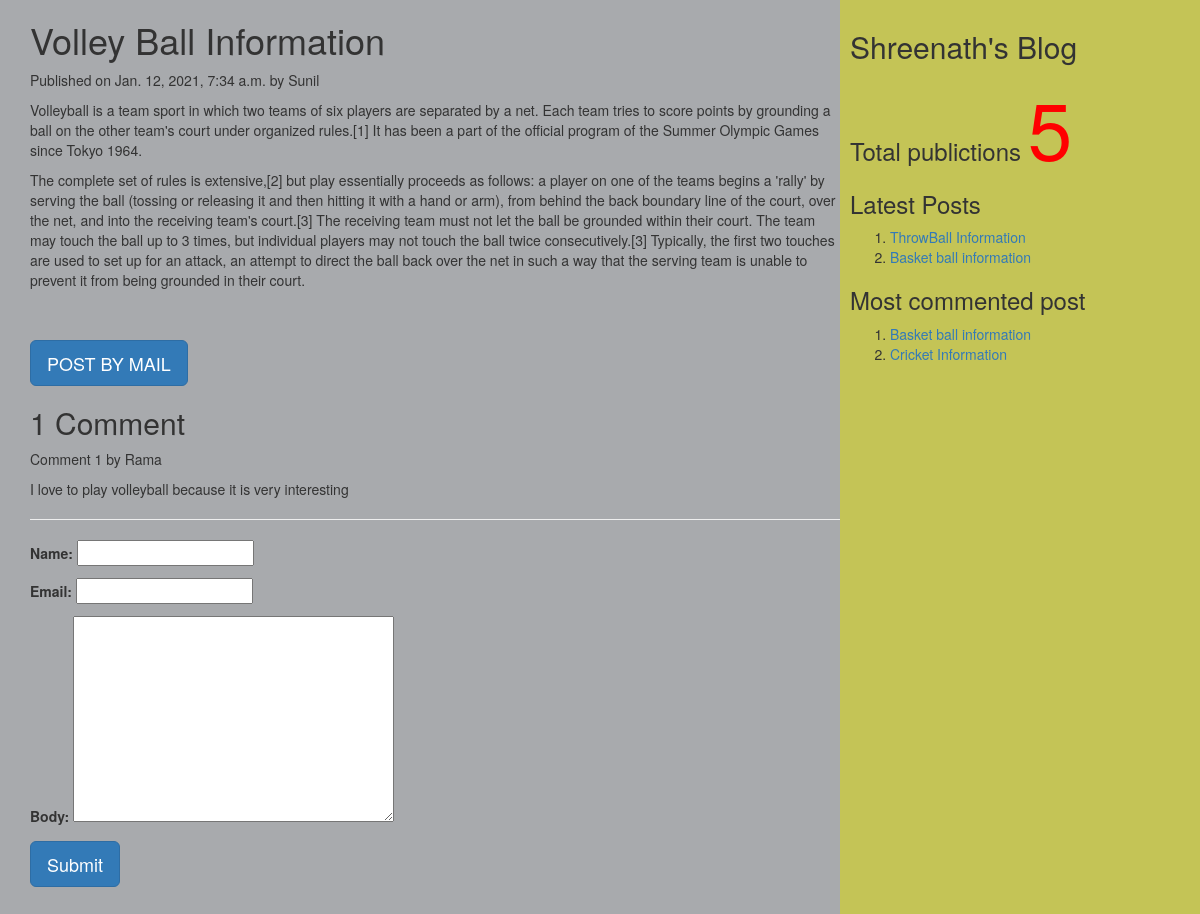
Screenshot of /2021/01/12/volley-ball-information/ with the database file from the repository.
### myApp/models.py (models this page shows, shortened)
class Post(models.Model):
          tags=TaggableManager()
          STATUS_CHOICES=(('draft','Draft'),('published','Published'))
          title=models.CharField(max_length=256)
          slug=models.SlugField(max_length=264,unique_for_date='publish')
          author=models.ForeignKey(User,related_name='blog_posts',on_delete= models.CASCADE)
          body=models.TextField()
          publish=models.DateTimeField(default=timezone.now)
          created=models.DateTimeField(auto_now_add=True)
          updated=models.DateTimeField(auto_now=True)
          status= models.CharField(max_length=10,choices=STATUS_CHOICES,default='draft')
          objects=CustomManager()
          class Meta:
                ordering=('-publish',)
          def get_absolute_url(self):
                return reverse('post_detail',args=[self.publish.year,self.publish.strftime('%m'),self.publish.strftime('%d'),self.slug])

class Comment(models.Model):
    post=models.ForeignKey(Post,related_name="comments",on_delete=models.CASCADE)
    name=models.CharField(max_length=50)
    email=models.EmailField()
    body=models.TextField()
    created=models.DateTimeField(auto_now_add=True)
    updated=models.DateTimeField(auto_now=True)
    active=models.BooleanField(default=True)
    class Meta:
        ordering=('created',)

### myApp/views.py (the view, shortened to what this page needs)
# urls.py: url(r'^(?P<year>\d{4})/(?P<month>\d{2})/(?P<day>\d{2})/(?P<post>[-\w]+)/$',views.post_detail_view,name='post_detail'),
def post_detail_view(request,year,month,day,post):
    post=get_object_or_404(Post,slug=post,publish__year=year,publish__month=month,publish__day=day)
    comments=post.comments.filter(active=True)
    csubmit=False
    form=CommentForm()
    d={'post':post,'form':form,'csubmit':csubmit,'comments':comments}
    return render(request,'myApp/post_detail.html',d)

### myApp/forms.py
class CommentForm(forms.ModelForm):
    class Meta:
        model=Comment
        fields=('name','email','body')

### myApp/models.py (called while the page is built)
    def get_queryset(self):
        return super().get_queryset().filter(status='published')

### myApp/templatetags/mytags.py (called while the page is built)
@register.simple_tag
def total_posts():
    return Post.objects.count()

@register.inclusion_tag('myApp/latest_post.html')
def show_latest_posts(count=3):
    latest_posts=Post.objects.order_by('-publish')[:count]
    return {'latest_posts':latest_posts}

@register.simple_tag
def get_most_commented_posts(count=2):
    return Post.objects.annotate(total_comments=Count('comments')).order_by('-total_comments')[:count]

### templates/myApp/post_detail.html (shortened to what this page needs)
<html>
    {%extends 'myApp/parent.html'%}
        {%block content_block%}
        <h1>{{post.title}}</h1>
        <p>Published on {{post.publish}} by {{post.author|title}}</p>
        {{post.body|linebreaks}} <br><br>
        <a href="/{{post.id}}/share" class='btn btn-lg btn-primary'>POST BY MAIL</a>
        {%with comments.count as comments_count%}
        <h2>{{comments_count}} Comment{{comments_count|pluralize}}</h2>
        {%endwith%}
        {%if comments%}
         {%for c in comments%}
         <p>Comment {{forloop.counter}} by {{c.name}}</p>
        <div>{{c.body|linebreaks}}</div>
        <hr>
        {%endfor%}
        {%else%}
         <p style="color:blue;font-size:30px;font-style:bold;border-bottom:1px red solid;">There are no comments</p>
        {%endif%}
         {%if csubmit%}
         <h2>Thank you..Your comment has been added successfully!!</h2>
         {%else%}
         <form  method="post">
           {{form.as_p}}
           <input type="submit" class='btn btn-lg btn-primary' value="Submit">
         </form>
         {%endif%}
        {%endblock%}

### templates/myApp/parent.html (shortened to what this page needs)
<html>
{%load mytags%}
    <head>
        <link rel="stylesheet" href="https://maxcdn.bootstrapcdn.com/bootstrap/3.3.7/css/bootstrap.min.css">
    </head>
    <body>
        <div class="content" style="width:70%;float:left;background-color:a8aaad;height:300%;padding:0 0 0 30px">
              {%block content_block%}
              {%endblock%}
        </div>
        <div class="sidebar" style="width:30%;float:right;background-color:#c4c456;height:300%;padding:10px">
            <h2>Shreenath's Blog</h2>
            <h3>Total publictions
              <span style="color:red;font-size:80px">
              {%total_posts%}</span>
              <h3>Latest Posts</h3>
              {% show_latest_posts 2 %}
              <h3>Most commented post</h3>
              {%get_most_commented_posts as m%}
              <ol>
                {%for post in m%}
                <li><a href="{{post.get_absolute_url}}">{{post.title}}</a></li>
                {%endfor%}
              </ol>
            </h3>
        </div>
    </body>
</html>

### templates/myApp/latest_post.html
<!DOCTYPE html>
<html lang="en" dir="ltr">
  <body>
    <ol>
    {%for post in latest_posts%}
    <li><a href="{{post.get_absolute_url}}">{{post.title}}</a></li>
    {%endfor%}
    </ol>
  </body>
</html>

### rows the page displays
Post: title "Volley Ball Information", publish "Jan. 12, 2021, 7:34 a.m.", author "Sunil", body "Volleyball is a team sport in which two teams of six players are separated by a net. Each team tries to score points by grounding a ball on the other team's court under organized rules.[1] It has been a part of the official program of the Summer Olympic Games since Tokyo 1964. The complete set of rules is extensive,[2] but play essentially proceeds as follows: a player on one of the teams begins a 'rally' by serving the ball (tossing or releasing it and then hitting it with a hand or arm), from behind the back boundary line of the court, over the net, and into the receiving team's court.[3] The receiving team must not let the ball be grounded within their court. The team may touch the ball…"
Comment: name "Rama", body "I love to play volleyball because it is very interesting"
Post: title "ThrowBall Information"
Post: title "Basket ball information"
Post: title "Cricket Information"

### other values shown
{{ comments_count }} "1"
